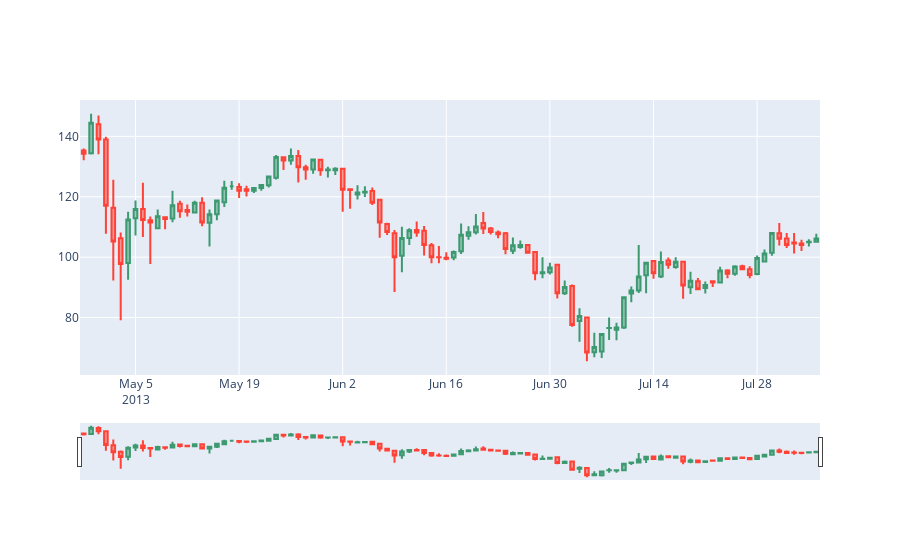
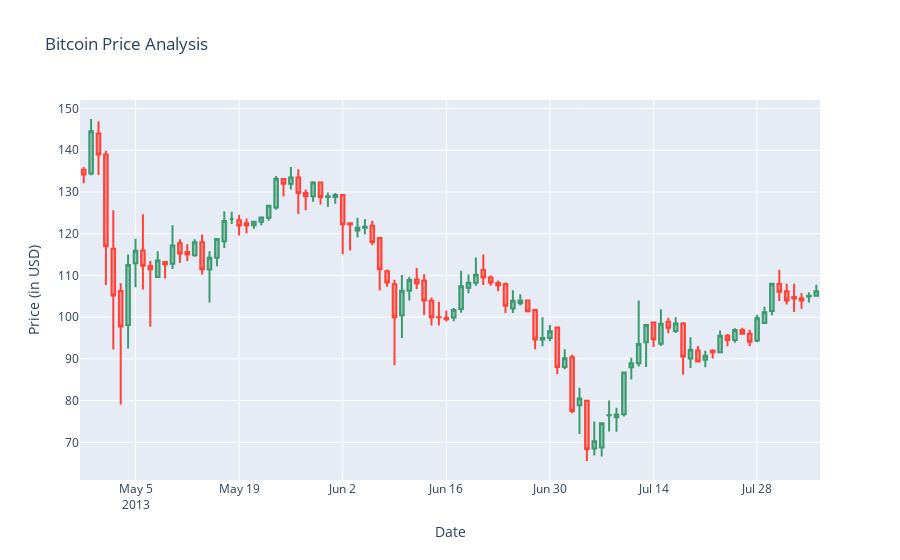

Write notebook code for charts like these, in order.
### Code cell
fig = go.Figure(data = candle_data) # Create a figure with the candlestick data
iplot(fig)  # Display the figure
fig.update_layout(
    title = "Bitcoin Price Analysis",
    yaxis_title = "Price (in USD)",
    xaxis_title = "Date",
    xaxis_rangeslider_visible= False   # Hiding the range slider
)
